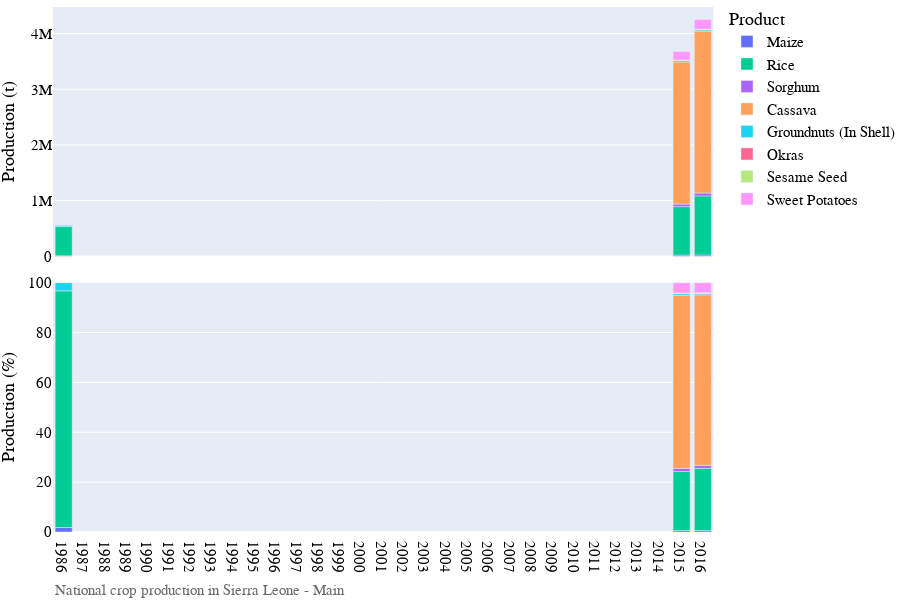

The notebook cell this image was saved under:
### Markdown cell above
# Visualization of production data

### Code cell
# Bar chart of national crop production
country_iso, country_name = 'SL', 'Sierra Leone'
df = pd.read_csv('../data/crop/adm_crop_production_%s.csv' % country_iso, index_col=0)
df['year'] = df['harvest_year']
year = [df['year'].min(), df['year'].max()]
product_order = ['Maize', 'Millet', 'Rice', 'Sorghum']
for season_name   in ['Main']:
    footnote = 'National crop production in %s - %s' % (country_name, season_name)
    fn_save = '../figures/%s_bar_natgrainprod_%s.png' % (country_iso, season_name)
    sub = df[df['season_name'] == season_name]
    fig = PlotBarProduction(sub, year, product_order, footnote)#, fn_save)
    fig.show()

### Figure 1 — Plotly figure (JSON) as saved in the notebook; plotly's stock layout.template omitted (floating-point values rounded to 4 significant figures)
{"data": [{"alignmentgroup": "True", "hovertemplate": "product=Maize<br>season_name=Main<br>type=orig_unit<br>year=%{x}<br>value=%{y}<extra></extra>", "legendgroup": "Maize", "marker": {"color": "#636efa", "pattern": {"shape": ""}}, "name": "Maize", "offsetgroup": "Maize", "orientation": "v", "showlegend": true, "textposition": "auto", "type": "bar", "x": [1986, 2015, 2016], "xaxis": "x2", "y": [9851, 22880.0, 25170.0], "yaxis": "y2"}, {"alignmentgroup": "True", "hovertemplate": "product=Maize<br>season_name=Main<br>type=percent<br>year=%{x}<br>value=%{y}<extra></extra>", "legendgroup": "Maize", "marker": {"color": "#636efa", "pattern": {"shape": ""}}, "name": "Maize", "offsetgroup": "Maize", "orientation": "v", "showlegend": false, "textposition": "auto", "type": "bar", "x": [1986, 2015, 2016], "xaxis": "x", "y": [1.781, 0.6222, 0.5917], "yaxis": "y"}, {"alignmentgroup": "True", "hovertemplate": "product=Rice<br>season_name=Main<br>type=orig_unit<br>year=%{x}<br>value=%{y}<extra></extra>", "legendgroup": "Rice", "marker": {"color": "#00cc96", "pattern": {"shape": ""}}, "name": "Rice", "offsetgroup": "Rice", "orientation": "v", "showlegend": true, "textposition": "auto", "type": "bar", "x": [1986, 2015, 2016], "xaxis": "x2", "y": [524989, 869958, 1060779], "yaxis": "y2"}, {"alignmentgroup": "True", "hovertemplate": "product=Rice<br>season_name=Main<br>type=percent<br>year=%{x}<br>value=%{y}<extra></extra>", "legendgroup": "Rice", "marker": {"color": "#00cc96", "pattern": {"shape": ""}}, "name": "Rice", "offsetgroup": "Rice", "orientation": "v", "showlegend": false, "textposition": "auto", "type": "bar", "x": [1986, 2015, 2016], "xaxis": "x", "y": [94.94, 23.66, 24.94], "yaxis": "y"}, {"alignmentgroup": "True", "hovertemplate": "product=Sorghum<br>season_name=Main<br>type=orig_unit<br>year=%{x}<br>value=%{y}<extra></extra>", "legendgroup": "Sorghum", "marker": {"color": "#ab63fa", "pattern": {"shape": ""}}, "name": "Sorghum", "offsetgroup": "Sorghum", "orientation": "v", "showlegend": true, "textposition": "auto", "type": "bar", "x": [2015, 2016], "xaxis": "x2", "y": [45560.0, 50110.0], "yaxis": "y2"}, {"alignmentgroup": "True", "hovertemplate": "product=Sorghum<br>season_name=Main<br>type=percent<br>year=%{x}<br>value=%{y}<extra></extra>", "legendgroup": "Sorghum", "marker": {"color": "#ab63fa", "pattern": {"shape": ""}}, "name": "Sorghum", "offsetgroup": "Sorghum", "orientation": "v", "showlegend": false, "textposition": "auto", "type": "bar", "x": [2015, 2016], "xaxis": "x", "y": [1.239, 1.178], "yaxis": "y"}, {"alignmentgroup": "True", "hovertemplate": "product=Cassava<br>season_name=Main<br>type=orig_unit<br>year=%{x}<br>value=%{y}<extra></extra>", "legendgroup": "Cassava", "marker": {"color": "#FFA15A", "pattern": {"shape": ""}}, "name": "Cassava", "offsetgroup": "Cassava", "orientation": "v", "showlegend": true, "textposition": "auto", "type": "bar", "x": [2015, 2016], "xaxis": "x2", "y": [2549288, 2909272], "yaxis": "y2"}, {"alignmentgroup": "True", "hovertemplate": "product=Cassava<br>season_name=Main<br>type=percent<br>year=%{x}<br>value=%{y}<extra></extra>", "legendgroup": "Cassava", "marker": {"color": "#FFA15A", "pattern": {"shape": ""}}, "name": "Cassava", "offsetgroup": "Cassava", "orientation": "v", "showlegend": false, "textposition": "auto", "type": "bar", "x": [2015, 2016], "xaxis": "x", "y": [69.33, 68.4], "yaxis": "y"}, {"alignmentgroup": "True", "hovertemplate": "product=Groundnuts (In Shell)<br>season_name=Main<br>type=orig_unit<br>year=%{x}<br>value=%{y}<extra></extra>", "legendgroup": "Groundnuts (In Shell)", "marker": {"color": "#19d3f3", "pattern": {"shape": ""}}, "name": "Groundnuts (In Shell)", "offsetgroup": "Groundnuts (In Shell)", "orientation": "v", "showlegend": true, "textposition": "auto", "type": "bar", "x": [1986, 2015, 2016], "xaxis": "x2", "y": [18147, 25337, 22388], "yaxis": "y2"}, {"alignmentgroup": "True", "hovertemplate": "product=Groundnuts (In Shell)<br>season_name=Main<br>type=percent<br>year=%{x}<br>value=%{y}<extra></extra>", "legendgroup": "Groundnuts (In Shell)", "marker": {"color": "#19d3f3", "pattern": {"shape": ""}}, "name": "Groundnuts (In Shell)", "offsetgroup": "Groundnuts (In Shell)", "orientation": "v", "showlegend": false, "textposition": "auto", "type": "bar", "x": [1986, 2015, 2016], "xaxis": "x", "y": [3.282, 0.6891, 0.5264], "yaxis": "y"}, {"alignmentgroup": "True", "hovertemplate": "product=Okras<br>season_name=Main<br>type=orig_unit<br>year=%{x}<br>value=%{y}<extra></extra>", "legendgroup": "Okras", "marker": {"color": "#FF6692", "pattern": {"shape": ""}}, "name": "Okras", "offsetgroup": "Okras", "orientation": "v", "showlegend": true, "textposition": "auto", "type": "bar", "x": [2015, 2016], "xaxis": "x2", "y": [6079.0, 6687.0], "yaxis": "y2"}, {"alignmentgroup": "True", "hovertemplate": "product=Okras<br>season_name=Main<br>type=percent<br>year=%{x}<br>value=%{y}<extra></extra>", "legendgroup": "Okras", "marker": {"color": "#FF6692", "pattern": {"shape": ""}}, "name": "Okras", "offsetgroup": "Okras", "orientation": "v", "showlegend": false, "textposition": "auto", "type": "bar", "x": [2015, 2016], "xaxis": "x", "y": [0.1653, 0.1572], "yaxis": "y"}, {"alignmentgroup": "True", "hovertemplate": "product=Sesame Seed<br>season_name=Main<br>type=orig_unit<br>year=%{x}<br>value=%{y}<extra></extra>", "legendgroup": "Sesame Seed", "marker": {"color": "#B6E880", "pattern": {"shape": ""}}, "name": "Sesame Seed", "offsetgroup": "Sesame Seed", "orientation": "v", "showlegend": true, "textposition": "auto", "type": "bar", "x": [2015, 2016], "xaxis": "x2", "y": [5775.0, 6353.0], "yaxis": "y2"}, {"alignmentgroup": "True", "hovertemplate": "product=Sesame Seed<br>season_name=Main<br>type=percent<br>year=%{x}<br>value=%{y}<extra></extra>", "legendgroup": "Sesame Seed", "marker": {"color": "#B6E880", "pattern": {"shape": ""}}, "name": "Sesame Seed", "offsetgroup": "Sesame Seed", "orientation": "v", "showlegend": false, "textposition": "auto", "type": "bar", "x": [2015, 2016], "xaxis": "x", "y": [0.1571, 0.1494], "yaxis": "y"}, {"alignmentgroup": "True", "hovertemplate": "product=Sweet Potatoes<br>season_name=Main<br>type=orig_unit<br>year=%{x}<br>value=%{y}<extra></extra>", "legendgroup": "Sweet Potatoes", "marker": {"color": "#FF97FF", "pattern": {"shape": ""}}, "name": "Sweet Potatoes", "offsetgroup": "Sweet Potatoes", "orientation": "v", "showlegend": true, "textposition": "auto", "type": "bar", "x": [2015, 2016], "xaxis": "x2", "y": [151900.0, 172300.0], "yaxis": "y2"}, {"alignmentgroup": "True", "hovertemplate": "product=Sweet Potatoes<br>season_name=Main<br>type=percent<br>year=%{x}<br>value=%{y}<extra></extra>", "legendgroup": "Sweet Potatoes", "marker": {"color": "#FF97FF", "pattern": {"shape": ""}}, "name": "Sweet Potatoes", "offsetgroup": "Sweet Potatoes", "orientation": "v", "showlegend": false, "textposition": "auto", "type": "bar", "x": [2015, 2016], "xaxis": "x", "y": [4.132, 4.052], "yaxis": "y"}], "layout": {"annotations": [{"showarrow": false, "text": "", "textangle": 90, "x": 0.98, "xanchor": "left", "xref": "paper", "y": 0.2375, "yanchor": "middle", "yref": "paper"}, {"showarrow": false, "text": "", "textangle": 90, "x": 0.98, "xanchor": "left", "xref": "paper", "y": 0.7625, "yanchor": "middle", "yref": "paper"}, {"align": "left", "font": {"color": "dimgrey", "family": "arial", "size": 15}, "showarrow": false, "text": "National crop production in Sierra Leone - Main", "x": 0, "xref": "paper", "y": -0.13, "yref": "paper"}], "barmode": "relative", "font": {"color": "black", "family": "arial", "size": 15}, "height": 600, "legend": {"title": {"text": "Product"}, "tracegroupgap": 0, "x": 1, "y": 1.01}, "margin": {"b": 0, "l": 0, "r": 0, "t": 0}, "width": 900, "xaxis": {"anchor": "y", "domain": [0, 0.98], "dtick": 1, "range": [1986.0, 2016.0], "title": {"text": ""}}, "xaxis2": {"anchor": "y2", "domain": [0, 0.98], "matches": "x", "showticklabels": false}, "yaxis": {"anchor": "x", "domain": [0, 0.475], "range": [0, 100], "title": {"text": "Production (%)"}}, "yaxis2": {"anchor": "x2", "domain": [0.525, 1], "title": {"text": "Production (t)"}}}}
